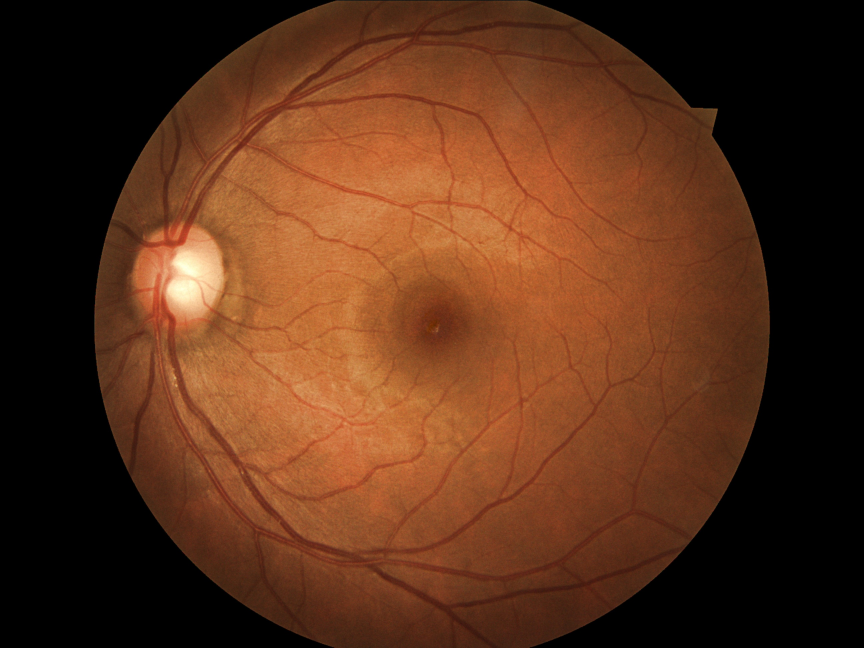
#> input picture sample/13_left.jpeg, 2592 x 1944 px, found by its file name (shown at 1/3 size)
$ python blob.py   (older library calls are emulated)
#> lines starting #> are read from the running program, lines starting #| are printed output that depends on the picture; after the words box and inside, x2 and y2 are one past the last pixel; in counts of white or black regions, pixels touching at a corner belong together


from matplotlib import pyplot as plt
from skimage import data
from scipy import ndimage
from skimage import feature
from skimage.feature import blob_dog, blob_log, blob_doh
from math import sqrt
from skimage.draw import (line, polygon, circle,
                          circle_perimeter,
                          ellipse, ellipse_perimeter,
                          bezier_curve)
from skimage.color import rgb2gray
from skimage.color import gray2rgb
from skimage import io
from skimage import exposure
from skimage import transform
from skimage import img_as_ubyte
import numpy as np
import os


def check_blob_intensity(y,x,r, im):
    Delta=int(r/2)
    if abs(y-im.shape[0])<=Delta or abs(x-im.shape[1])<=Delta :
        Delta=0

    check=(4*im[y,x]+im[y+Delta,x]+im[y-Delta,x]+im[y,x+Delta]+im[y,x-Delta])//8
    return check

def check_edge_overlapp(y,x,r,edge):
    if abs(y-im.shape[0])<=r or abs(x-im.shape[1])<=r :
        r=0
    overlapp=np.zeros(edge.shape, dtype=bool)
    rr, cc = circle(y, x, r)
    overlapp[rr,cc]=edge[rr,cc]
    return np.sum(overlapp)


image=io.imread('dropbox/retinopathy/sample/13_left.jpeg')
#> image is the input picture: shape (1944, 2592, 3); mean R, G, B 88.6, 48.2, 25.6
img_resc=transform.rescale(rgb2gray(image),0.25)
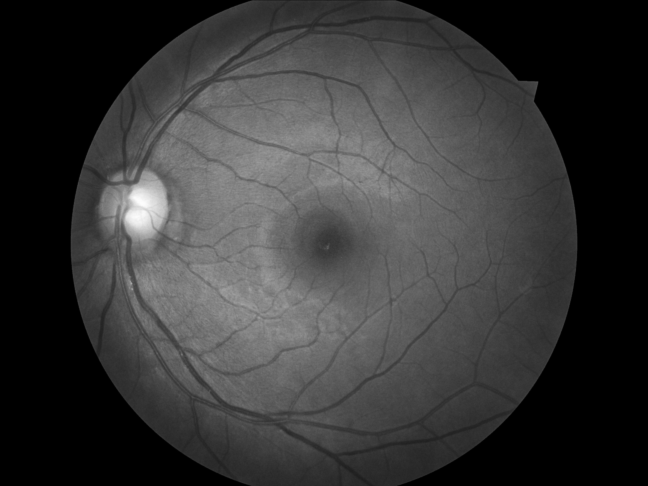
#> img_resc: shape (486, 648) float64; min 0, max 0.992, mean 0.216
img_gray = img_as_ubyte(exposure.equalize_adapthist(img_resc,clip_limit=0.3))
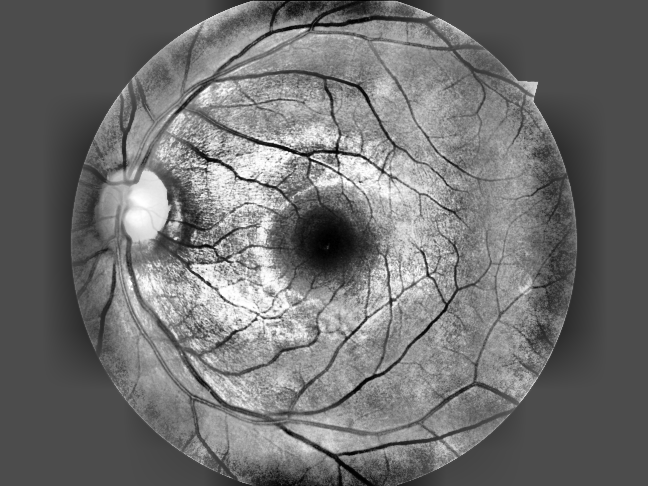
#> img_gray: shape (486, 648); min 0, max 255, mean 112.1
#plt.imshow(img_gray, cmap = plt.get_cmap('gray'))
#io.imsave('dropbox/retinopathy/bw.jpeg',img_gray)


#Invert White<->Black
image_gray=255-img_gray
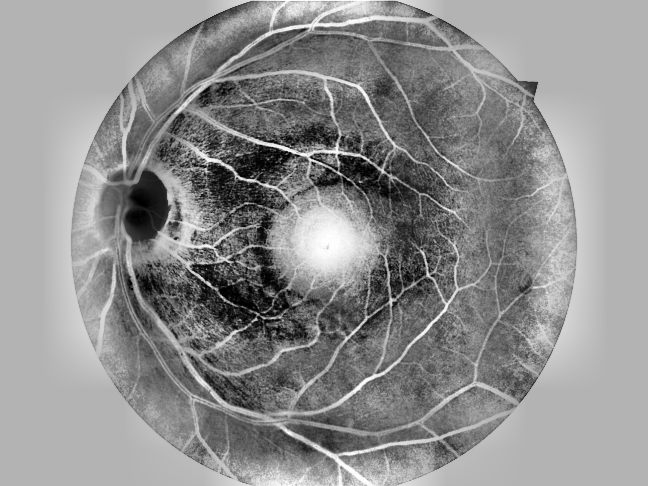
#> image_gray: shape (486, 648); min 0, max 255, mean 142.9

image_gray_rgb=gray2rgb(img_gray)

#Make blurry image for edge detection
im = ndimage.gaussian_filter(img_gray, 4)
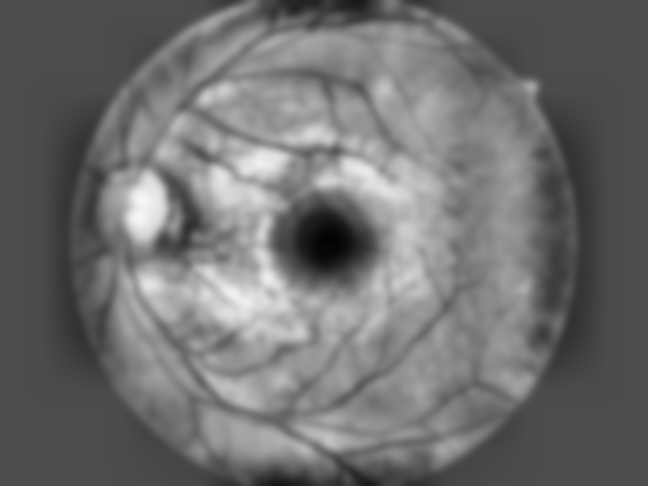
#> im: shape (486, 648); min 2, max 247, mean 111.3

# Compute the Canny filter for two values of sigma
edges1 = feature.canny(im, sigma=0.1)
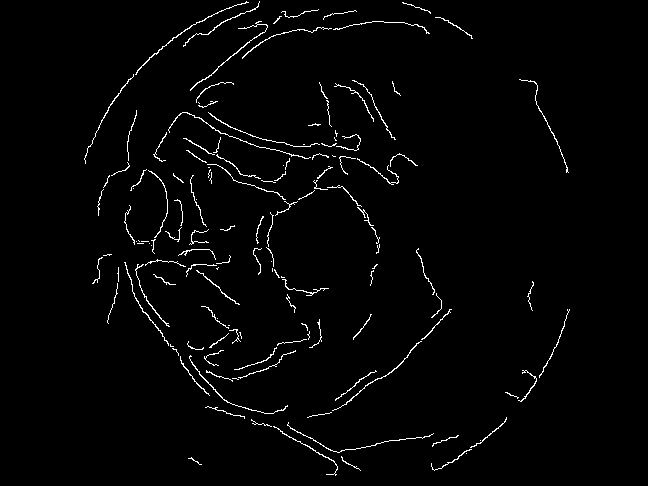
#> edges1: shape (486, 648) bool; 2% white in thin lines or dots, all inside (x1, y1, x2, y2) = (84, 1, 570, 476)
edges2 = feature.canny(im, sigma=3)
#> edges2: shape (486, 648) bool; 0.97% white in thin lines or dots, all inside (x1, y1, x2, y2) = (84, 1, 566, 456)

# Image with edges included
image_gray_rgb[edges1]=(255,0,0)
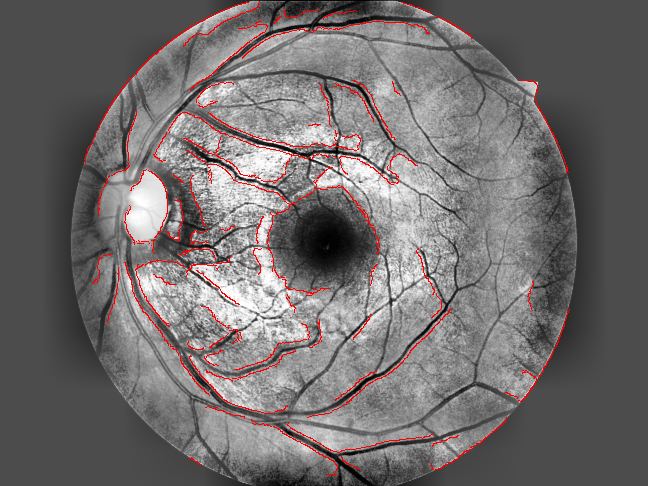
#> image_gray_rgb: shape (486, 648, 3); mean R, G, B 114.2, 109.2, 109.2


fig, ((ax0,ax1),(ax2,ax3)) = plt.subplots(nrows=2, ncols=2, figsize=(15, 8))

ax0.imshow(img_gray, cmap=plt.cm.gray)
ax0.axis('off')
ax0.set_title('Gray Scale')

ax1.imshow(edges1, cmap=plt.cm.gray)
ax1.axis('off')
ax1.set_title('Edge Detection')

ax2.set_title('Blob Detection')
ax2.imshow(gray2rgb(img_gray), interpolation='nearest')
ax2.axis('off')

ax3.set_title('Combined')
ax3.imshow(image_gray_rgb, interpolation='nearest')
ax3.axis('off')


#Blob Detection

blobs_1 = blob_log(image_gray,min_sigma=3, max_sigma=10, num_sigma=8, threshold=.15)
#> blobs_1 = 172 rows, first 8: [148, 284, 3], [167, 229, 3], [180, 250, 3], [142, 258, 3], [145, 272, 3], [382, 202, 3], [150, 336, 3], [432, 289, 3]
# Compute radii in the 3rd column.
blobs_1[:, 2] = blobs_1[:, 2] * sqrt(2)

blobs_2 = blob_doh(img_gray,min_sigma=5, max_sigma=25,num_sigma=15, threshold=.005)
#> blobs_2 = 55 rows, first 8: [212, 146, 25], [292, 269, 7.86], [169, 381, 6.43], [177, 236, 6.43], [266, 256, 7.86], [299, 390, 5], [178, 391, 6.43], [166, 230, 7.86]

blobs_small=np.zeros((blobs_1.shape[0],blobs_1.shape[1]+2), dtype=np.int)
blobs_small[:,0:3]=blobs_1[:,:]
blobs_small[:,3]=0
blobs_small[:,4]=1


blobs_large=np.zeros((blobs_2.shape[0],blobs_2.shape[1]+2), dtype=np.int)
blobs_large[:,0:3]=blobs_2[:,:]
blobs_large[:,3]=1
blobs_large[:,4]=2

colors=['yellow','orange']

blobs_list = [blobs_small,blobs_large]


for blobs in blobs_list:
    for i in range(blobs.shape[0]):
        y, x, r, c_nb, tag = blobs[i,:]
        c_tag=colors[c_nb]
        intens=check_blob_intensity(y,x,r, img_gray)
        overl=check_edge_overlapp(y,x,r*1.4,edges1)
        c = plt.Circle((x, y), r, color=c_tag, linewidth=2, fill=False)
        #if overl >0 :
        #        c='blue'
        ax2.add_patch(c)
        if (intens <50 and r>10) or (intens<100 and r<11 and overl<2):
            c = plt.Circle((x, y), r, color=c_tag, linewidth=2, fill=False)
            ax3.add_patch(c)
#> this loop made 2 passes

fig.subplots_adjust(wspace=0.02, hspace=0.08, top=0.9,
                    bottom=0.02, left=0.02, right=0.98)
plt.show()
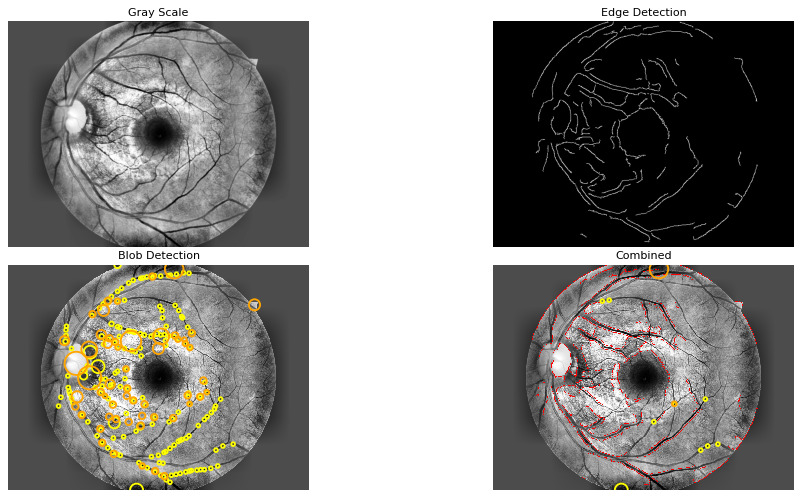
#> figure drawn by matplotlib, 4 panels

$ run again, with sample/10_left.jpeg copied over sample/13_left.jpeg
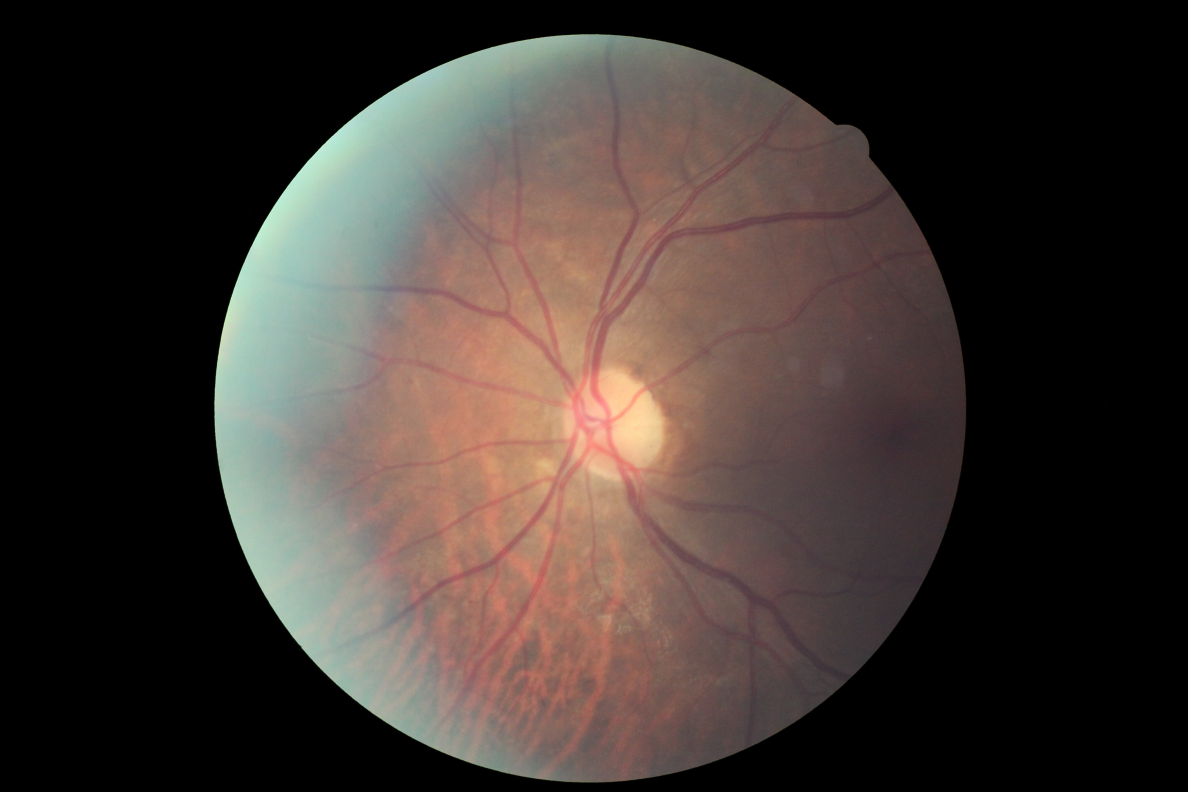
#> input picture sample/10_left.jpeg, 4752 x 3168 px, found by its file name (shown at 1/4 size)
#> image is the input picture: shape (3168, 4752, 3); mean R, G, B 64.1, 54.6, 49.9
#> edges1: shape (792, 1188) bool; 1% white in thin lines or dots, all inside (x1, y1, x2, y2) = (214, 33, 868, 783)
#> edges2: shape (792, 1188) bool; 0.76% white in thin lines or dots, all inside (x1, y1, x2, y2) = (214, 34, 851, 783)
#> `image_gray_rgb[edges1]=(255,0,0)`:
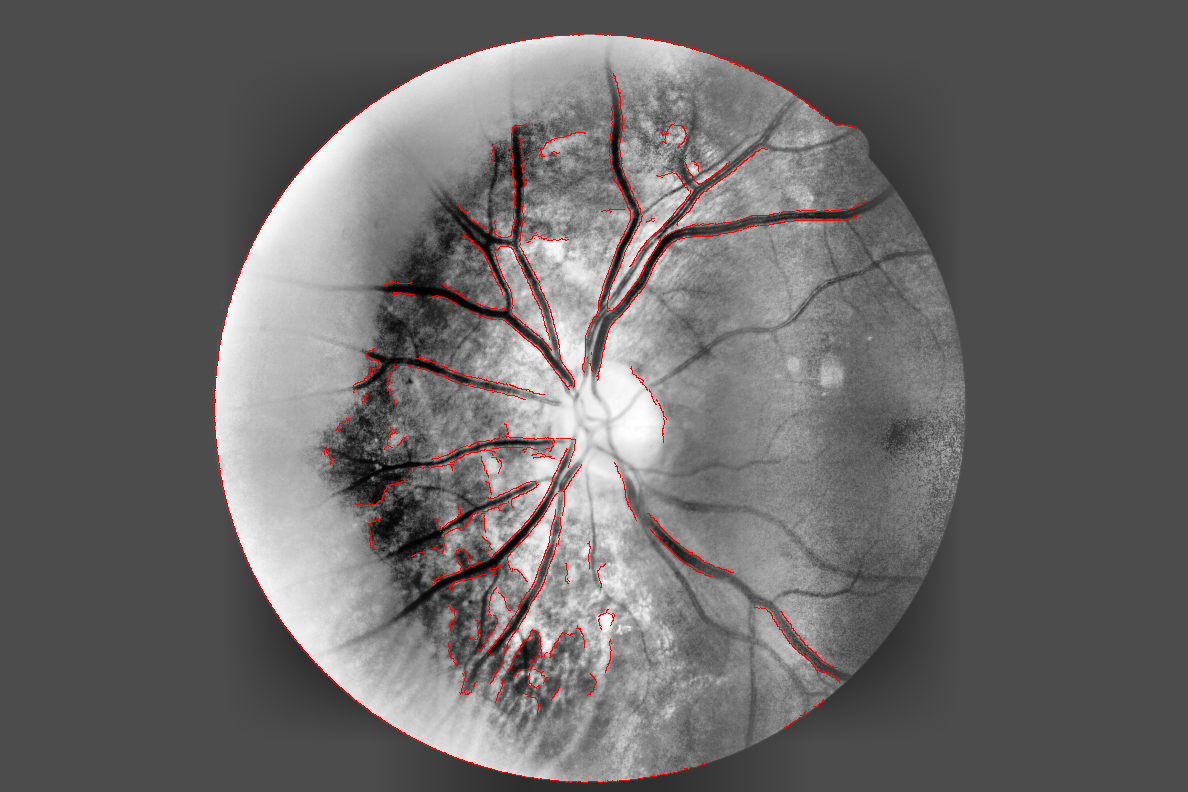
#> image_gray_rgb: shape (792, 1188, 3); mean R, G, B 106.8, 104.2, 104.2
#> blobs_1 = 236 rows, first 8: [532, 524, 4], [255, 655, 3], [252, 657, 3], [241, 625, 3], [510, 541, 4], [514, 538, 4], [237, 627, 3], [522, 532, 3]
#> blobs_2 = 71 rows, first 8: [652, 528, 15], [626, 512, 7.86], [376, 566, 10.71], [255, 504, 12.14], [284, 641, 10.71], [300, 626, 6.43], [561, 523, 19.29], [282, 534, 6.43]
#> the loop `for blobs in blobs_list:` made 2 passes
#> `plt.show()`:
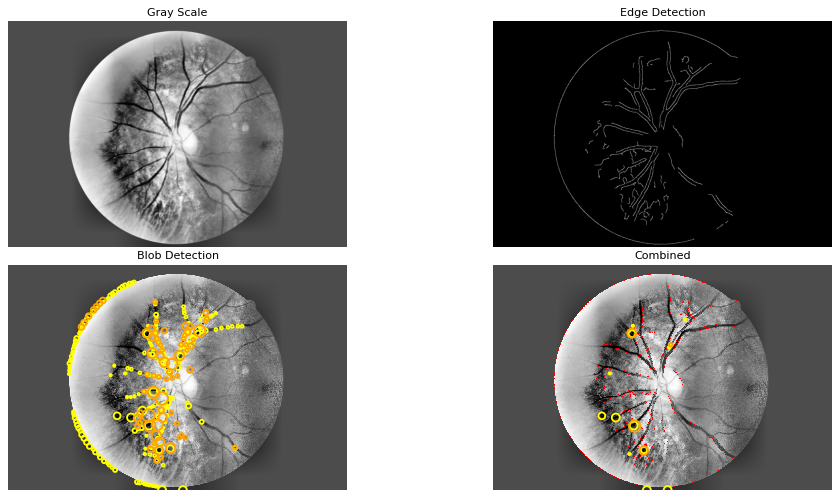
#> figure drawn by matplotlib, 4 panels

$ run again, with sample/16_left.jpeg copied over sample/13_left.jpeg
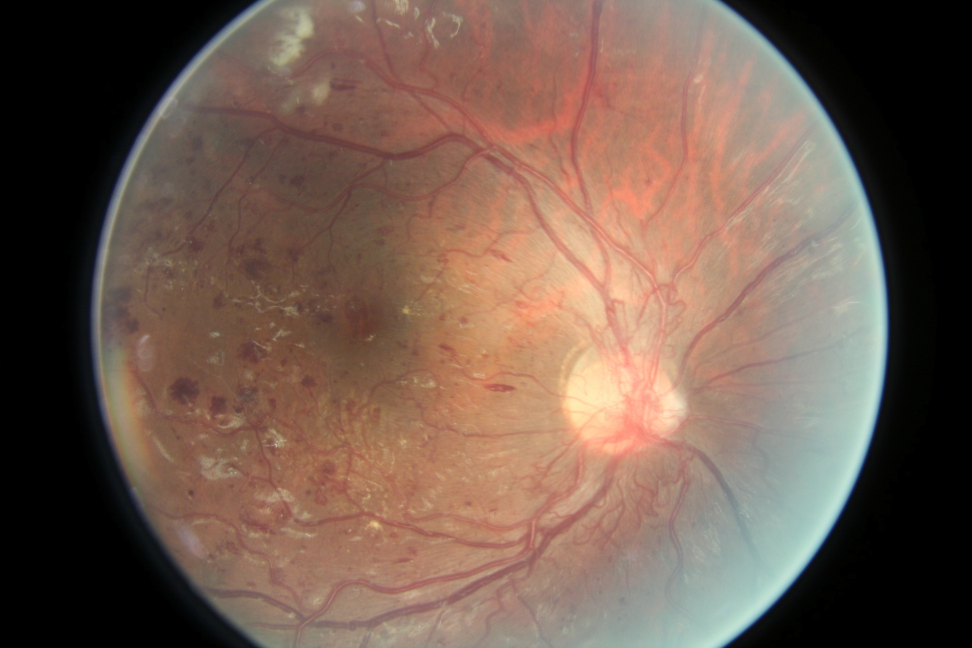
#> input picture sample/16_left.jpeg, 3888 x 2592 px, found by its file name (shown at 1/4 size)
#> image is the input picture: shape (2592, 3888, 3); mean R, G, B 114.9, 92.2, 79.9
#> edges1: shape (648, 972) bool; 3% white in thin lines or dots, all inside (x1, y1, x2, y2) = (92, 1, 886, 647)
#> edges2: shape (648, 972) bool; 2.2% white in thin lines or dots, all inside (x1, y1, x2, y2) = (92, 1, 885, 647)
#> `image_gray_rgb[edges1]=(255,0,0)`:
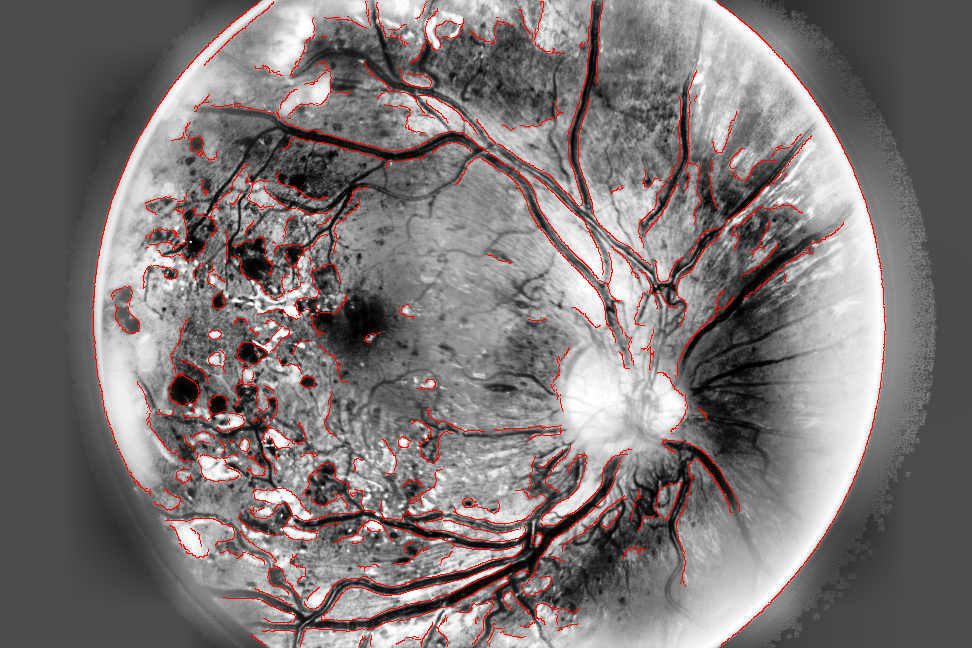
#> image_gray_rgb: shape (648, 972, 3); mean R, G, B 125.1, 117.5, 117.5
#> blobs_1 = 449 rows, first 8: [308, 300, 3], [544, 509, 3], [608, 421, 6], [274, 171, 4], [574, 466, 3], [450, 272, 3], [575, 458, 4], [382, 307, 5]
#> blobs_2 = 193 rows, first 8: [419, 233, 12.14], [301, 218, 10.71], [351, 247, 17.86], [273, 169, 10.71], [181, 647, 6.43], [575, 275, 10.71], [503, 591, 7.86], [268, 149, 5]
#> the loop `for blobs in blobs_list:` made 2 passes
#> `plt.show()`:
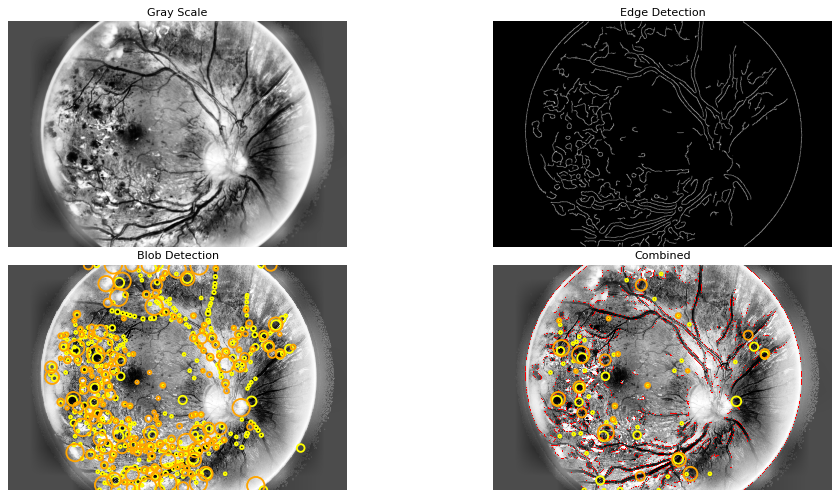
#> figure drawn by matplotlib, 4 panels
